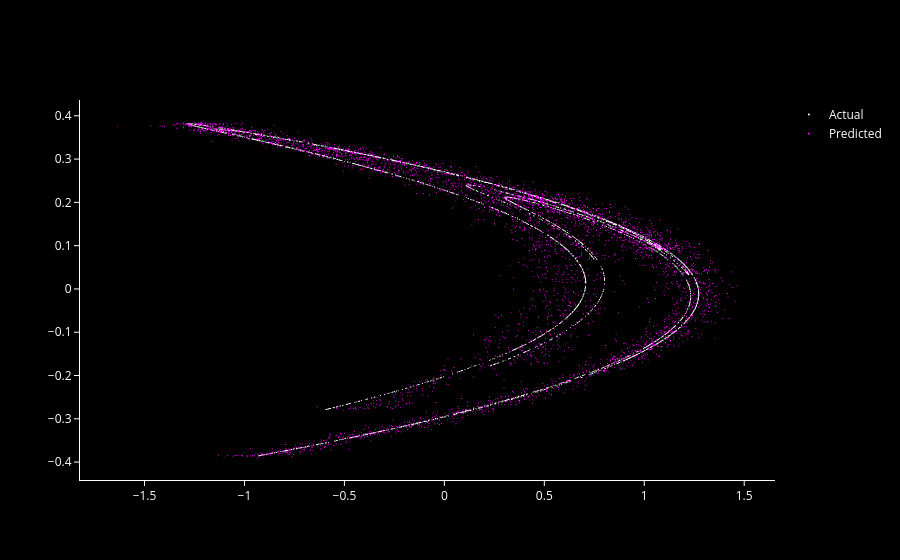

The cell this chart's notebook holds for it:
### Code cell
henon_plot([Y_test, res_2["data"]["Y_pred"]], names=["Actual", "Predicted"])

### Figure 1 — Plotly figure (JSON) as saved in the notebook; plotly's stock layout.template omitted (floating-point values rounded to 4 significant figures; data arrays with more than 128 entries replaced by an {"elided": "..."} marker saying what was removed)
{"data": [{"marker": {"color": "white", "size": 1}, "mode": "markers", "name": "Actual", "type": "scattergl", "x": {"elided": "4000 float values"}, "y": {"elided": "4000 float values"}}, {"marker": {"color": "magenta", "size": 1}, "mode": "markers", "name": "Predicted", "type": "scattergl", "x": {"elided": "4000 float values"}, "y": {"elided": "4000 float values"}}], "layout": {"font": {"color": "white"}, "paper_bgcolor": "black", "plot_bgcolor": "black", "xaxis": {"linecolor": "white", "showgrid": false, "tickcolor": "white", "ticks": "outside", "zeroline": false}, "yaxis": {"linecolor": "white", "showgrid": false, "tickcolor": "white", "ticks": "outside", "zeroline": false}}}
